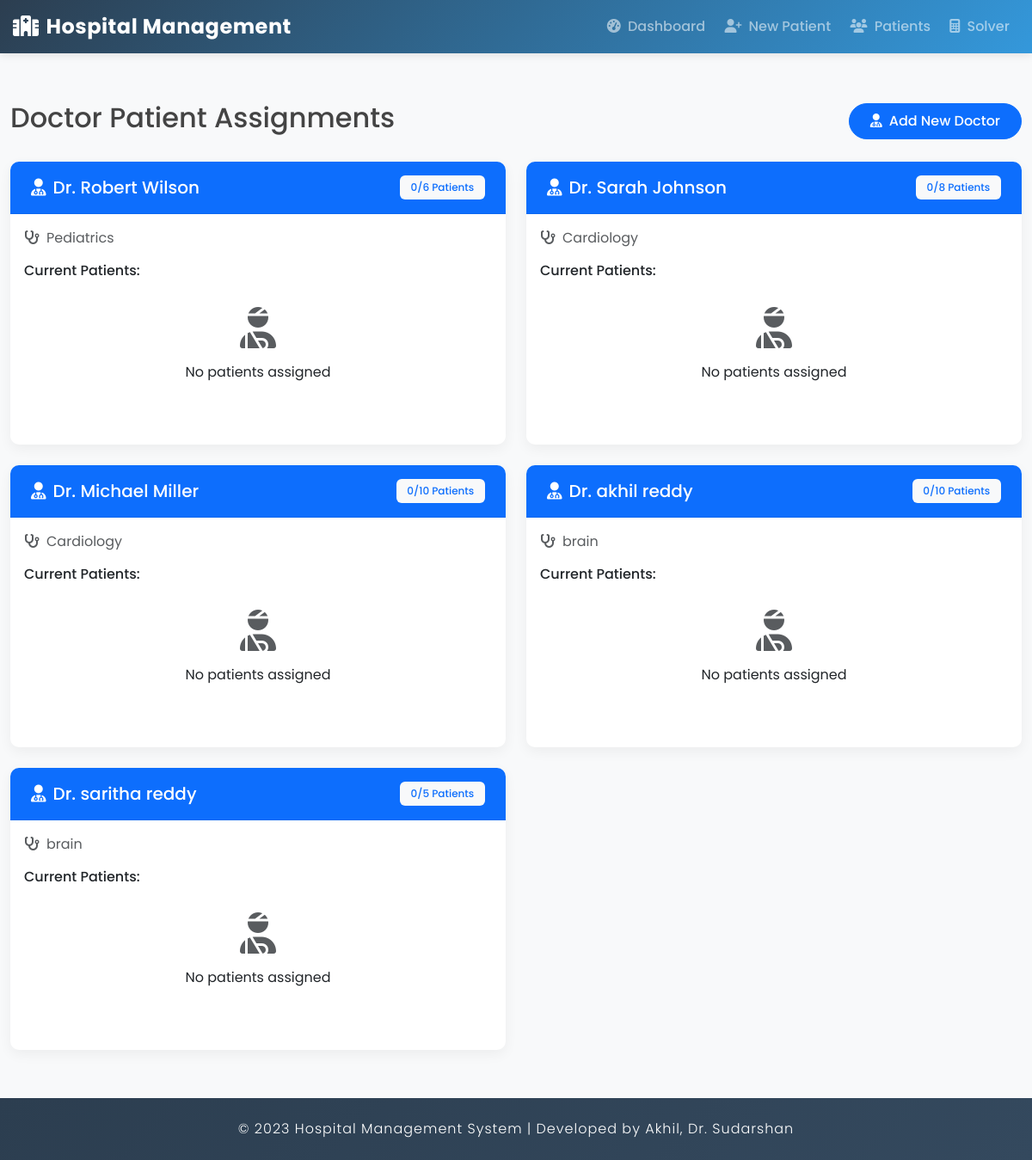
The app's page /doctor-patients/ with its own data.
### hospital/models.py (models this page shows, shortened)
class Doctor(models.Model):
    user = models.OneToOneField(User, on_delete=models.CASCADE)
    specialty = models.CharField(max_length=100)
    is_available = models.BooleanField(default=True)
    max_patients = models.IntegerField(default=5)

### hospital/views.py (the view)
# urls.py: path('doctor-patients/', views.doctor_patients_view, name='doctor_patients'),
def doctor_patients_view(request):
    doctors = Doctor.objects.prefetch_related('patient_set').all()
    context = {
        'doctors': doctors,
    }
    return render(request, 'hospital/doctor_patients.html', context)

### hospital/templates/hospital/doctor_patients.html (shortened to what this page needs)
{% extends 'hospital/base.html' %}
{% block content %}
<div class="container-fluid">
    <div class="row mb-4">
        <div class="col-md-12">
            <div class="d-flex justify-content-between align-items-center">
                <h2>Doctor Patient Assignments</h2>
                <a href="{% url 'hospital:doctor_add' %}" class="btn btn-primary">
                    <i class="fas fa-user-md me-2"></i>Add New Doctor
                </a>
            </div>
        </div>
    </div>
    <div class="row">
        {% for doctor in doctors %}
        <div class="col-md-6 mb-4">
            <div class="card h-100">
                <div class="card-header bg-primary text-white">
                    <div class="d-flex justify-content-between align-items-center">
                        <h5 class="card-title mb-0">
                            <i class="fas fa-user-md me-2"></i>Dr. {{ doctor.user.get_full_name }}
                        </h5>
                        <span class="badge bg-light text-primary">
                            {{ doctor.patient_set.count }}/{{ doctor.max_patients }} Patients
                        </span>
                    </div>
                </div>
                <div class="card-body">
                    {% if doctor.specialty %}
                    <p class="text-muted mb-3">
                        <i class="fas fa-stethoscope me-2"></i>{{ doctor.specialty }}
                    </p>
                    {% endif %}
                    <h6 class="mb-3">Current Patients:</h6>
                    {% if doctor.patient_set.all %}
                    <div class="table-responsive">
                        <table class="table table-hover">
                            <thead>
                                <tr>
                                    <th>Patient Name</th>
                                    <th>Priority</th>
                                    <th>Status</th>
                                    <th>Admission Date</th>
                                </tr>
                            </thead>
                            <tbody>
                                {% for patient in doctor.patient_set.all %}
                                <tr>
                                    <td>
                                        <div class="d-flex align-items-center">
                                            <div class="avatar avatar-sm bg-light rounded-circle p-2 me-2">
                                                <i class="fas fa-user text-secondary"></i>
                                            </div>
                                            <div>
                                                <p class="mb-0">{{ patient.name }}</p>
                                                <small class="text-muted">ID: #{{ patient.id }}</small>
                                            </div>
                                        </div>
                                    </td>
                                    <td>
                                        <span class="badge bg-{% if patient.priority >= 4 %}danger{% elif patient.priority >= 3 %}warning{% else %}info{% endif %}">
                                            {{ patient.get_priority_display }}
                                        </span>
                                    </td>
                                    <td>
                                        <span class="badge bg-{% if patient.status == 'WAI' %}warning{% elif patient.status == 'ADM' %}success{% elif patient.status == 'TRE' %}info{% else %}secondary{% endif %}">
                                            {{ patient.get_status_display }}
                                        </span>
                                    </td>
                                    <td>{{ patient.admission_date|date:"Y-m-d H:i" }}</td>
                                </tr>
                                {% endfor %}
                            </tbody>
                        </table>
                    </div>
                    {% else %}
                    <div class="text-center py-3">
                        <div class="empty-state">
                            <i class="fas fa-user-injured fa-3x text-muted mb-3"></i>
                            <p>No patients assigned</p>
                        </div>
                    </div>
                    {% endif %}
                </div>
            </div>
        </div>
        {% endfor %}
    </div>
</div>
{% endblock %}

### hospital/templates/hospital/base.html (style rules this page uses)
:root { --primary-color: #2c3e50; --secondary-color: #3498db; --accent-color: #1abc9c; --light-color: #ecf0f1; --dark-color: #2c3e50; --danger-color: #e74c3c; --warning-color: #f39c12; --success-color: #27ae60; --info-color: #3498db; }
body { font-family: 'Poppins', sans-serif; background-color: #f8f9fa; color: #444; min-height: 100vh; display: flex; flex-direction: column; }
.card { border-radius: 10px; border: none; box-shadow: 0 5px 15px rgba(0, 0, 0, 0.05); transition: transform 0.3s, box-shadow 0.3s; margin-bottom: 1.5rem; overflow: hidden; }
.card-header { background-color: #fff; border-bottom: 1px solid rgba(0, 0, 0, 0.05); font-weight: 600; padding: 1rem 1.5rem; }
.btn { font-weight: 500; border-radius: 30px; padding: 0.5rem 1.5rem; transition: all 0.3s; }
.badge { padding: 0.5rem 0.8rem; font-weight: 500; border-radius: 6px; }

### records on screen
Doctor: user.get_full_name "Robert Wilson", patient_set.count "0", max_patients "6", specialty "Pediatrics", shows "No patients assigned"
Doctor: user.get_full_name "Sarah Johnson", patient_set.count "0", max_patients "8", specialty "Cardiology", shows "No patients assigned"
Doctor: user.get_full_name "Michael Miller", patient_set.count "0", max_patients "10", specialty "Cardiology", shows "No patients assigned"
Doctor: user.get_full_name "akhil reddy", patient_set.count "0", max_patients "10", specialty "brain", shows "No patients assigned"
Doctor: user.get_full_name "saritha reddy", patient_set.count "0", max_patients "5", specialty "brain", shows "No patients assigned"
